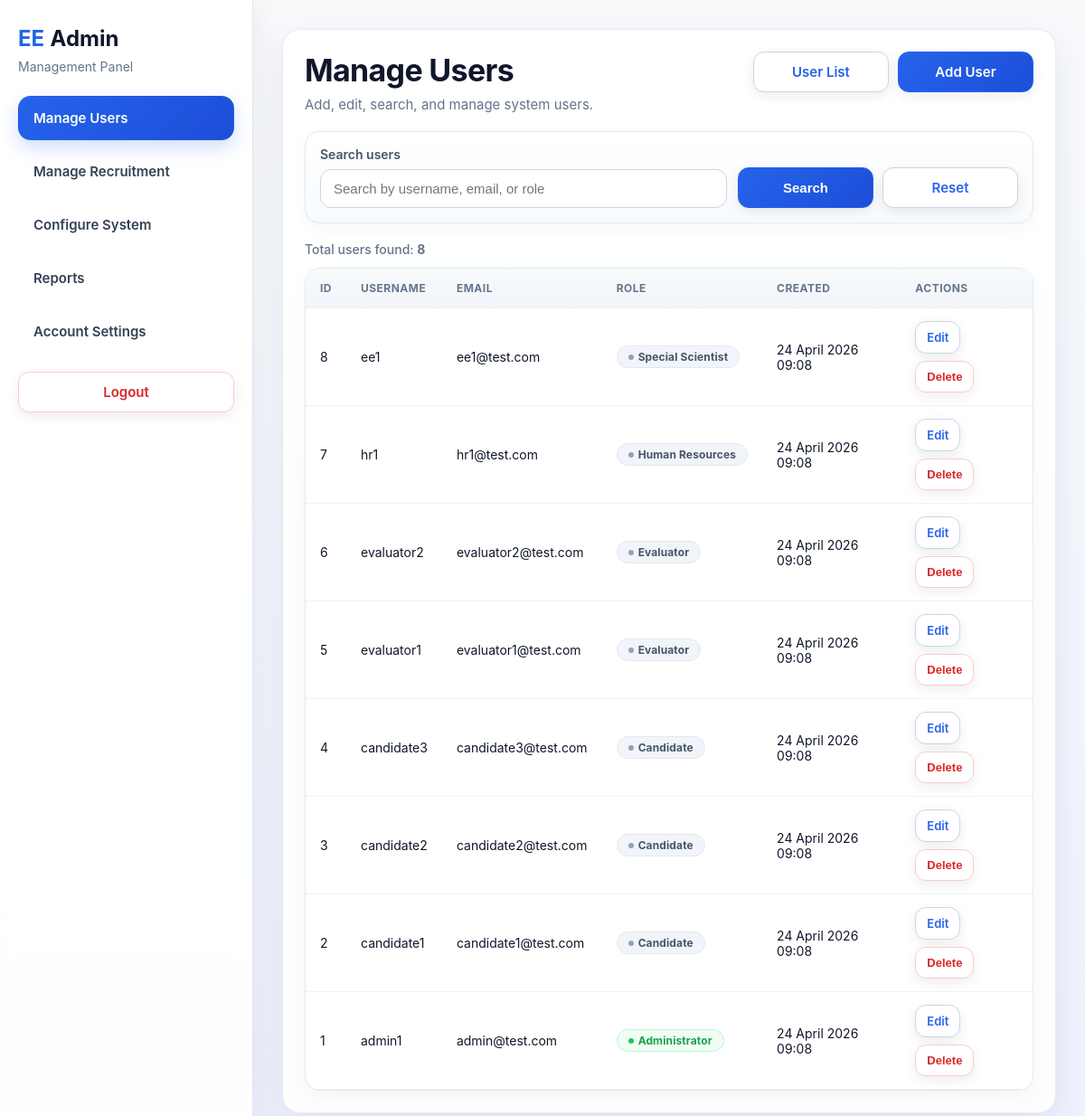
/modules/admin.php (signed in), run on the app's committed database.
### tables this page shows
CREATE TABLE users (
                       id            INT AUTO_INCREMENT PRIMARY KEY,
                       username      VARCHAR(50)  NOT NULL UNIQUE,
                       email         VARCHAR(100) NOT NULL UNIQUE,
                       password_hash VARCHAR(255) NOT NULL,
                       role          ENUM('admin', 'candidate', 'evaluator', 'hr', 'ee') NOT NULL DEFAULT 'candidate',
                       is_active     TINYINT(1) NOT NULL DEFAULT 1,
                       created_at    TIMESTAMP DEFAULT CURRENT_TIMESTAMP
);

### includes/crud/users_crud.php (called while the page is built, shortened)
<?php
function searchUsers(PDO $pdo, string $search = ''): array
{
    $sql = "
        SELECT id, username, email, role, created_at
        FROM users
    ";
    $params = [];
    $sql .= " ORDER BY id DESC";
    $stmt = $pdo->prepare($sql);
    $stmt->execute($params);
    return $stmt->fetchAll(PDO::FETCH_ASSOC);
}

### utils/user_utils.php (called while the page is built)
<?php
function getRoleLabel(string $role): string
{
    return match ($role) {
        'admin'      => 'Administrator',
        'evaluator'  => 'Evaluator',
        'candidate'  => 'Candidate',
        'hr'=> 'Human Resources',
        'ee' => "Special Scientist",
        default      => ucfirst(str_replace('_', ' ', $role)),
    };
}

### utils/time_utils.php (called while the page is built, shortened)
<?php
function formatFullDateTime(?string $datetime): string
{
    try {
        $date = new DateTime($datetime);
        return $date->format('d F Y H:i');
    } catch (Exception $e) {
        return $datetime;
    }
}

### modules/admin/pages/users.php (the view, shortened to what this page needs)
<?php
require_once __DIR__ . '/../../../includes/db.php';
require_once __DIR__ . '/../../../includes/crud/users_crud.php';
require_once __DIR__ . '/../../../utils/user_utils.php';
require_once __DIR__ . '/../../../utils/time_utils.php';
$action = $_GET['action'] ?? 'list';
$editUser = null;
$search = trim($_GET['search'] ?? '');
$allowedRoles = ['admin', 'candidate', 'evaluator', 'hr', 'ee'];
$users = searchUsers($pdo, $search);
?>
<section class="page-card list-card">
    <div class="list-header">
        <div>
            <h1 class="page-title">Manage Users</h1>
            <p class="page-subtitle">Add, edit, search, and manage system users.</p>
        </div>
        <div class="list-actions">
            <a href="admin.php?page=users" class="btn btn-secondary">User List</a>
            <a href="admin.php?page=users&action=create" class="btn btn-primary">Add User</a>
        </div>
    </div>
    <?php if ($action === 'create'): ?>
        <section class="search-card">
            <form method="POST" class="admin-form js-validate-form" novalidate>
                <div class="form-group">
                    <label for="username">Username</label>
                    <input type="text" id="username" name="username" value="<?= htmlspecialchars($_POST['username'] ?? ''); ?>" required>
                </div>
                <div class="form-group">
                    <label for="email">Email</label>
                    <input type="email" id="email" name="email" value="<?= htmlspecialchars($_POST['email'] ?? ''); ?>" required>
                </div>
                <div class="form-group">
                    <label for="password">Password</label>
                    <input type="password" id="password" name="password" required>
                </div>
                <div class="form-group">
                    <label for="role">Role</label>
                    <select id="role" name="role" class="admin-select">
                        <?php foreach ($allowedRoles as $allowedRole): ?>
                            <option value="<?= htmlspecialchars($allowedRole); ?>" <?= (($_POST['role'] ?? 'candidate') === $allowedRole) ? 'selected' : ''; ?>>
                                <?= htmlspecialchars(getRoleLabel($allowedRole)); ?>
                            </option>
                        <?php endforeach; ?>
                    </select>
                </div>
                <div class="form-actions">
                    <button type="submit" name="create_user" class="btn btn-primary">Create User</button>
                    <a href="admin.php?page=users" class="btn btn-secondary">Cancel</a>
                </div>
            </form>
        </section>
    <?php else: ?>
        <div class="search-card">
            <form method="GET" class="search-form">
                <div class="search-group">
                    <label for="search">Search users</label>
                    <input
                            type="text"
                            id="search"
                            name="search"
                            placeholder="Search by username, email, or role"
                            value="<?= htmlspecialchars($search); ?>"
                    >
                </div>
                <div class="list-actions">
                    <button type="submit" class="btn btn-primary">Search</button>
                    <a href="admin.php?page=users" class="btn btn-secondary">Reset</a>
                </div>
            </form>
        </div>
        <div class="results-meta">
            Total users found: <strong><?= count($users); ?></strong>
        </div>
        <div class="table-card">
            <div class="table-wrapper">
                <table>
                    <thead>
                    <tr>
                        <th>ID</th>
                        <th>Username</th>
                        <th>Email</th>
                        <th>Role</th>
                        <th>Created</th>
                        <th>Actions</th>
                    </tr>
                    </thead>
                    <tbody>
                    <?php if (empty($users)): ?>
                        <tr>
                            <td colspan="6" class="empty-state">No users found.</td>
                        </tr>
                    <?php else: ?>
                        <?php foreach ($users as $user): ?>
                            <tr>
                                <td><?= (int) $user['id']; ?></td>
                                <td><?= htmlspecialchars($user['username']); ?></td>
                                <td><?= htmlspecialchars($user['email']); ?></td>
                                <td>
                                    <span class="status-pill <?= $user['role'] === 'admin' ? 'status-approved' : 'status-pending'; ?>">
                                        <?= htmlspecialchars(getRoleLabel($user['role'])); ?>
                                    </span>
                                </td>
                                <td><?= htmlspecialchars(formatFullDateTime($user['created_at'])); ?></td>
                                <td>
                                    <div class="table-actions">
                                        <a href="admin.php?page=users&action=edit&id=<?= (int) $user['id']; ?>" class="btn btn-secondary btn-sm-custom">Edit</a>
                                        <form method="POST" action="admin.php?page=users" class="inline-form">
                                            <button type="button" class="btn btn-danger btn-sm-custom js-delete-button">Delete</button>
                                        </form>
                                    </div>
                                </td>
                            </tr>
                        <?php endforeach; ?>
                    <?php endif; ?>
                    </tbody>
                </table>
            </div>
        </div>
    <?php endif; ?>
</section>

### includes/admin_header.php (shortened to what this page needs)
<!DOCTYPE html>
<html lang="en">
<head>
    <link rel="stylesheet" href="../assets/css/style.css">
    <link rel="stylesheet" href="../assets/css/admin.css">
    <link rel="stylesheet" href="../assets/css/list.css">
    <link rel="stylesheet" href="../assets/css/dashboard.css">
</head>
<body>
<div class="admin-shell">

### includes/admin_sidebar.php
<aside class="sidebar">
    <div class="sidebar-top">
        <div class="sidebar-brand">
            <span>EE</span> <strong>Admin</strong>
        </div>
        <p class="sidebar-text">Management Panel</p>
    </div>
    <nav class="sidebar-nav">
        <a href="admin.php?page=users" class="<?= isActive('users', $currentPage); ?>">Manage Users</a>
        <a href="admin.php?page=recruitment" class="<?= in_array($currentPage, ['recruitment', 'faculties', 'departments', 'courses', 'periods', 'evaluator_assignments'], true) ? 'sidebar-link active' : 'sidebar-link'; ?>">Manage Recruitment</a>
        <a href="admin.php?page=system" class="<?= isActive('system', $currentPage); ?>">Configure System</a>
        <a href="admin.php?page=reports" class="<?= isActive('reports', $currentPage); ?>">Reports</a>
        <a href="admin.php?page=admin_dashboard" class="<?= ($currentPage === 'admin_dashboard') ? 'sidebar-link active' : 'sidebar-link'; ?>">Account Settings</a>
        <a href="../auth/logout.php" class="btn btn-danger sidebar-logout js-confirm-logout">Logout</a>
    </nav>
</aside>

### modules/admin.php (shortened to what this page needs)
<?php
$currentPage = $_GET['page'] ?? 'users';
function isActive($page, $currentPage)
{
    return $page === $currentPage ? 'sidebar-link active' : 'sidebar-link';
}
require_once '../includes/admin_header.php';
require_once '../includes/admin_sidebar.php';
?>
    <main class="admin-content">
        <?php require_once __DIR__ . '/admin/pages/' . $currentPage . '.php'; ?>
    </main>
<?php require_once '../includes/admin_footer.php'; ?>

### includes/admin_footer.php (shortened to what this page needs)
</div>
</body>
</html>

### assets/css/style.css (style rules this page uses)
* { margin: 0; padding: 0; box-sizing: border-box; }
body { font-family: "Inter", "Segoe UI", Arial, Helvetica, sans-serif; background: linear-gradient(180deg, #f8fafc 0%, #eef2ff 100%); color: #1f2937; min-height: 100vh; }
a { text-decoration: none; color: inherit; }
.page-card { background: rgba(255, 255, 255, 0.9); border: 1px solid rgba(226, 232, 240, 0.9); border-radius: 20px; box-shadow: 0 12px 40px rgba(15, 23, 42, 0.08); backdrop-filter: blur(10px); }
.page-title { font-size: 34px; font-weight: 700; color: #0f172a; margin-bottom: 8px; letter-spacing: -0.02em; }
.page-subtitle { color: #64748b; font-size: 15px; }
.btn { display: inline-flex; align-items: center; justify-content: center; min-width: 150px; padding: 12px 18px; border-radius: 12px; border: 1px solid transparent; font-size: 15px; font-weight: 600; cursor: pointer; transition: all 0.2s ease; box-shadow: 0 4px 14px rgba(15, 23, 42, 0.08); }
.btn-primary { background: linear-gradient(135deg, #2563eb 0%, #1d4ed8 100%); color: #ffffff; border-color: #2563eb; }
.btn-secondary { background-color: #ffffff; color: #2563eb; border-color: #cbd5e1; }
.btn-danger { background-color: #ffffff; color: #dc2626; border-color: #fecaca; }
.sidebar-nav .sidebar-logout { margin-top: 10px; width: 100%; }
.status-pill { display: inline-flex; align-items: center; gap: 5px; padding: 4px 12px; border-radius: 999px; font-size: 12px; font-weight: 700; letter-spacing: 0.01em; border: 1px solid transparent; white-space: nowrap; }
.status-pill::before { content: ''; width: 6px; height: 6px; border-radius: 50%; flex-shrink: 0; }
.status-pending { background: #f1f5f9; color: #475569; border-color: #e2e8f0; }
.status-pending::before { background: #94a3b8; }
.status-approved { background: #f0fdf4; color: #16a34a; border-color: #bbf7d0; }
.status-approved::before { background: #22c55e; }

### assets/css/admin.css (style rules this page uses)
.admin-shell { min-height: 100vh; display: flex; }
.sidebar { width: 280px; background: rgba(255, 255, 255, 0.92); border-right: 1px solid #e2e8f0; box-shadow: 8px 0 30px rgba(15, 23, 42, 0.05); padding: 28px 20px; display: flex; flex-direction: column; justify-content: space-between; backdrop-filter: blur(10px); }
.sidebar-top { margin-bottom: 24px; }
.sidebar-brand { font-size: 24px; font-weight: 500; color: #0f172a; margin-bottom: 8px; }
.sidebar-brand span { color: #2563eb; font-weight: 700; }
.sidebar-brand strong { font-weight: 700; color: #0f172a; }
.sidebar-text { font-size: 14px; color: #64748b; }
.sidebar-nav { display: flex; flex-direction: column; gap: 10px; flex: 1; }
.sidebar-link { display: block; padding: 14px 16px; border-radius: 14px; font-size: 15px; font-weight: 600; color: #334155; transition: all 0.2s ease; border: 1px solid transparent; }
.sidebar-link.active { background: linear-gradient(135deg, #2563eb 0%, #1d4ed8 100%); color: #ffffff; box-shadow: 0 8px 20px rgba(37, 99, 235, 0.22); }
.sidebar-logout { width: 100%; }
.admin-content { flex: 1; padding: 32px; }
.table-actions { display: flex; gap: 8px; flex-wrap: wrap; }
.inline-form { display: inline; }
.btn-sm-custom { min-width: auto; padding: 9px 12px; font-size: 13px; }

### data on the page
users: id "8", username "ee1", email "ee1@test.com", role "Special Scientist", created_at "24 April 2026 09:08"
users: id "7", username "hr1", email "hr1@test.com", role "Human Resources", created_at "24 April 2026 09:08"
users: id "6", username "evaluator2", email "evaluator2@test.com", role "Evaluator", created_at "24 April 2026 09:08"
users: id "5", username "evaluator1", email "evaluator1@test.com", role "Evaluator", created_at "24 April 2026 09:08"
users: id "4", username "candidate3", email "candidate3@test.com", role "Candidate", created_at "24 April 2026 09:08"
users: id "3", username "candidate2", email "candidate2@test.com", role "Candidate", created_at "24 April 2026 09:08"
users: id "2", username "candidate1", email "candidate1@test.com", role "Candidate", created_at "24 April 2026 09:08"
users: id "1", username "admin1", email "admin@test.com", role "Administrator", created_at "24 April 2026 09:08"

### other printed values
count($users) "8"
